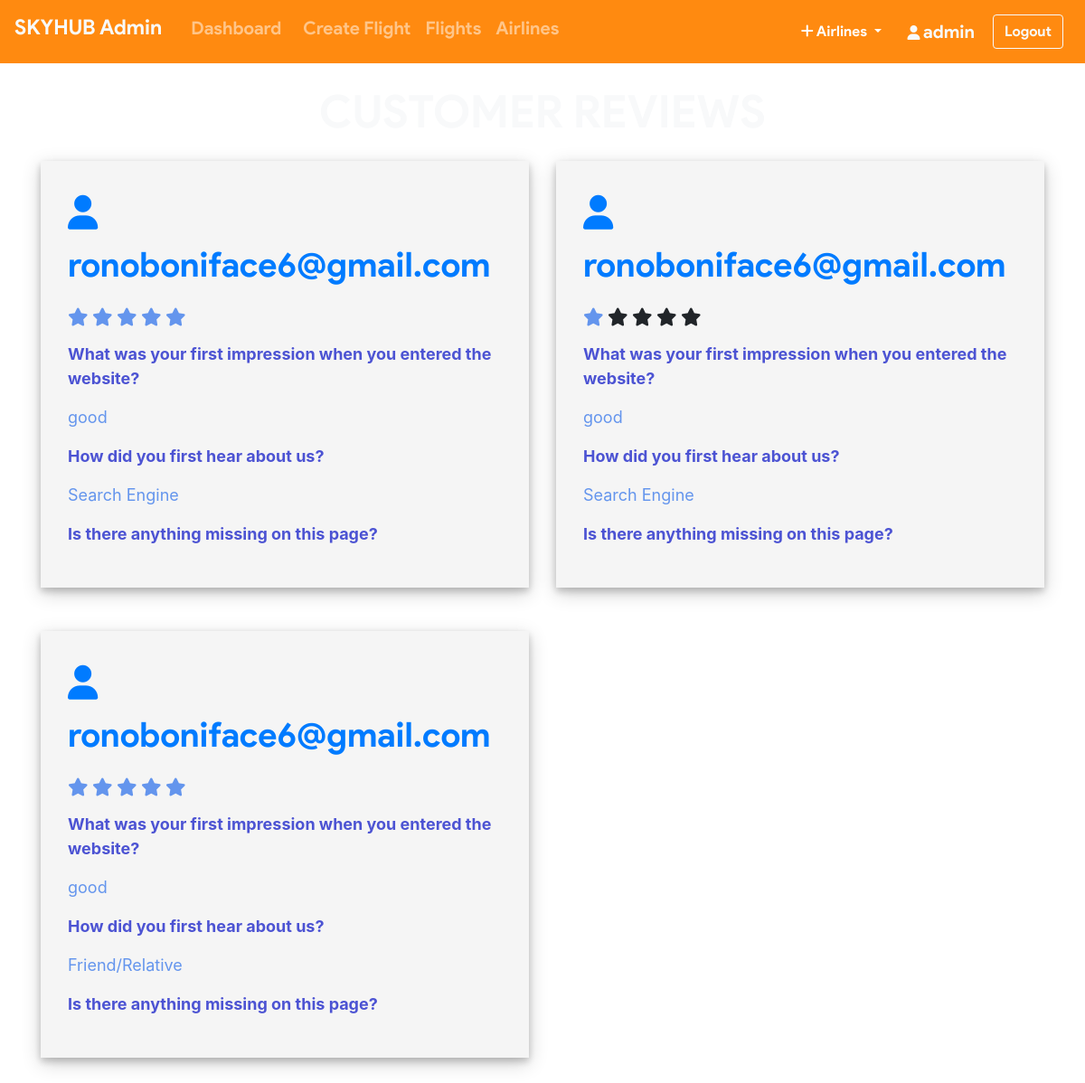
The app's page /admin/review.php (signed in) with its own data.
### tables this page shows
CREATE TABLE `feedback` (
  `feed_id` int(11) NOT NULL,
  `email` varchar(50) NOT NULL,
  `q1` varchar(250) NOT NULL,
  `q2` varchar(20) NOT NULL,
  `q3` varchar(250) NOT NULL,
  `rate` int(11) NOT NULL
);

### admin/review.php (the view, shortened to what this page needs)
<?php include_once 'header.php';
require '../helpers/init_conn_db.php';?>
<?php if(isset($_SESSION['adminId'])) { ?>
<main>
<div class="container mt-4 mb-4">
  <h1 class="text-center mb-4 text-light">CUSTOMER REVIEWS</h1>
  <div class="row">
    <?php
    $sql = 'SELECT * FROM feedback ORDER BY feed_id DESC';
    $stmt = mysqli_stmt_init($conn);
    mysqli_stmt_prepare($stmt,$sql);
    mysqli_stmt_execute($stmt);
    $result = mysqli_stmt_get_result($stmt);
    while ($row = mysqli_fetch_assoc($result)) {
      $arr = [];
      for($i=0;$i<(int)$row['rate'];$i++) {
        array_push($arr,'checked');
      }
      echo '
      <div class="col-md-6 mb-5">
      <div class="review-bag">
        <p class="mail text-primary"> <i class="fa fa-user"></i> '.$row['email'].'</p>
        <p class="star">
          <span class="fa fa-star fa-lg '.$arr[0].'"></span>
          <span class="fa fa-star fa-lg '.$arr[1].'"></span>
          <span class="fa fa-star fa-lg '.$arr[2].'"></span>
          <span class="fa fa-star fa-lg '.$arr[3].'"></span>
          <span class="fa fa-star fa-lg '.$arr[4].'"></span>
        </p>
        <p class="quest">What was your first impression when you entered the website?</p>
        <p class="ans">'.$row['q1'].'</p>
        <p class="quest">How did you first hear about us?</p>
        <p class="ans">'.$row['q2'].'</p>
        <p class="quest">Is there anything missing on this page?</p>
        <p class="ans">'.$row['q3'].'</p>
      </div>
      </div>   ';
    } ?>
  </div>
</div>
</main>
<?php } ?>
<?php include_once 'footer.php'; ?>

### admin/review.php (style rules this page uses)
body { background-image: url('../assets/images/sky.jpg'); background-repeat: no-repeat; background-attachment: fixed; background-size: 100% 100%; }
.checked { color: cornflowerblue; }
h1 { font-size: 50px !important; font-family: 'product sans'; margin-bottom: 20px; }
p.mail { font-family: 'product sans'; font-size: 38px; }
p.ans { color: cornflowerblue; font-size: 18px; }
p.quest { color: #4C53D3; font-size: 18px; font-weight: bold; }
div.review-bag { box-shadow: 0 4px 8px 0 rgba(0, 0, 0, 0.2), 0 6px 20px 0 rgba(0, 0, 0, 0.19); background: whitesmoke; padding: 30px !important; }

### records on screen
feedback: email "ronoboniface6@gmail.com", q1 "good", q2 "Search Engine"
feedback: email "ronoboniface6@gmail.com", q1 "good", q2 "Search Engine"
feedback: email "ronoboniface6@gmail.com", q1 "good", q2 "Friend/Relative"

### other values on screen
$_SESSION['adminUname'] "admin"
